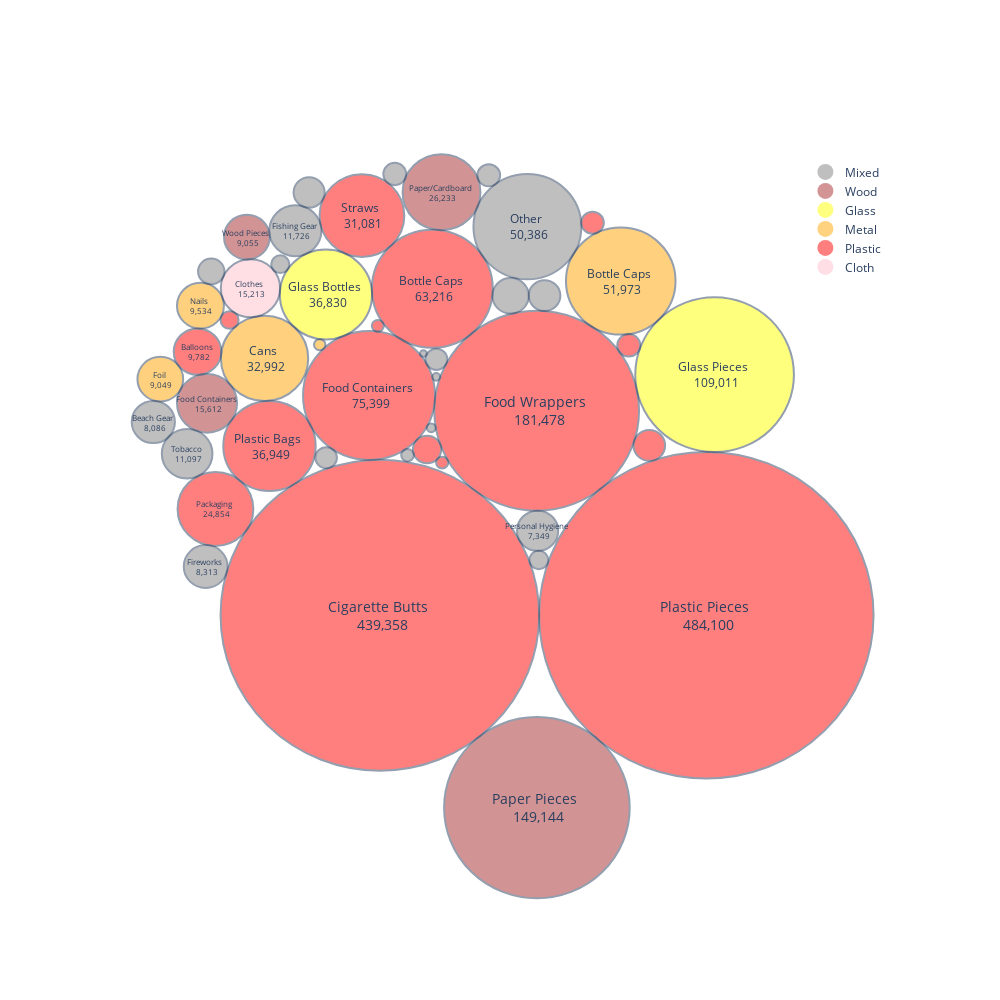

The cell this chart's notebook holds for it:
### Code cell
fig = graph_maker.circle_packing_graph(plot_colors=None)
fig.show()

### Figure 1 — Plotly figure (JSON) as saved in the notebook; plotly's stock layout.template omitted (floating-point values rounded to 4 significant figures)
{"data": [{"marker": {"color": "grey", "opacity": 0.5, "size": 20, "symbol": "circle"}, "mode": "markers", "name": "Mixed", "showlegend": true, "type": "scatter", "x": [null], "y": [null]}, {"marker": {"color": "brown", "opacity": 0.5, "size": 20, "symbol": "circle"}, "mode": "markers", "name": "Wood", "showlegend": true, "type": "scatter", "x": [null], "y": [null]}, {"marker": {"color": "yellow", "opacity": 0.5, "size": 20, "symbol": "circle"}, "mode": "markers", "name": "Glass", "showlegend": true, "type": "scatter", "x": [null], "y": [null]}, {"marker": {"color": "orange", "opacity": 0.5, "size": 20, "symbol": "circle"}, "mode": "markers", "name": "Metal", "showlegend": true, "type": "scatter", "x": [null], "y": [null]}, {"marker": {"color": "red", "opacity": 0.5, "size": 20, "symbol": "circle"}, "mode": "markers", "name": "Plastic", "showlegend": true, "type": "scatter", "x": [null], "y": [null]}, {"marker": {"color": "pink", "opacity": 0.5, "size": 20, "symbol": "circle"}, "mode": "markers", "name": "Cloth", "showlegend": true, "type": "scatter", "x": [null], "y": [null]}], "layout": {"annotations": [{"font": {"size": 14}, "hovertext": "Plastic Pieces <br> 484,100", "showarrow": false, "text": "Plastic Pieces <br> 484,100", "x": 0.5159, "y": -0.2694}, {"font": {"size": 14}, "hovertext": "Cigarette Butts <br> 439,358", "showarrow": false, "text": "Cigarette Butts <br> 439,358", "x": -0.3004, "y": -0.2694}, {"font": {"size": 14}, "hovertext": "Food Wrappers <br> 181,478", "showarrow": false, "text": "Food Wrappers <br> 181,478", "x": 0.09167, "y": 0.2543}, {"font": {"size": 14}, "hovertext": "Paper Pieces <br> 149,144", "showarrow": false, "text": "Paper Pieces <br> 149,144", "x": 0.09225, "y": -0.7624}, {"font": {"size": 12}, "hovertext": "Glass Pieces <br> 109,011", "showarrow": false, "text": "Glass Pieces <br> 109,011", "x": 0.5365, "y": 0.3466}, {"font": {"size": 12}, "hovertext": "Food Containers <br> 75,399", "showarrow": false, "text": "Food Containers <br> 75,399", "x": -0.3274, "y": 0.2931}, {"font": {"size": 12}, "hovertext": "Bottle Caps <br> 63,216", "showarrow": false, "text": "Bottle Caps <br> 63,216", "x": -0.1692, "y": 0.5667}, {"font": {"size": 12}, "hovertext": "Bottle Caps <br> 51,973", "showarrow": false, "text": "Bottle Caps <br> 51,973", "x": 0.3019, "y": 0.5862}, {"font": {"size": 12}, "hovertext": "Other <br> 50,386", "showarrow": false, "text": "Other <br> 50,386", "x": 0.06851, "y": 0.7256}, {"font": {"size": 12}, "hovertext": "Plastic Bags <br> 36,949", "showarrow": false, "text": "Plastic Bags <br> 36,949", "x": -0.5763, "y": 0.1639}, {"font": {"size": 12}, "hovertext": "Glass Bottles <br> 36,830", "showarrow": false, "text": "Glass Bottles <br> 36,830", "x": -0.4351, "y": 0.5519}, {"font": {"size": 12}, "hovertext": "Cans <br> 32,992", "showarrow": false, "text": "Cans <br> 32,992", "x": -0.5886, "y": 0.3882}, {"font": {"size": 12}, "hovertext": "Straws <br> 31,081", "showarrow": false, "text": "Straws <br> 31,081", "x": -0.3451, "y": 0.754}, {"font": {"size": 8}, "hovertext": "Paper/Cardboard <br> 26,233", "showarrow": false, "text": "Paper/Cardboard <br> 26,233", "x": -0.1462, "y": 0.814}, {"font": {"size": 8}, "hovertext": "Packaging <br> 24,854", "showarrow": false, "text": "Packaging <br> 24,854", "x": -0.7113, "y": 0.002777}, {"font": {"size": 8}, "hovertext": "Food Containers <br> 15,612", "showarrow": false, "text": "Food Containers <br> 15,612", "x": -0.7325, "y": 0.2731}, {"font": {"size": 8}, "hovertext": "Clothes <br> 15,213", "showarrow": false, "text": "Clothes <br> 15,213", "x": -0.6238, "y": 0.568}, {"font": {"size": 8}, "hovertext": "Fishing Gear <br> 11,726", "showarrow": false, "text": "Fishing Gear <br> 11,726", "x": -0.5117, "y": 0.7152}, {"font": {"size": 8}, "hovertext": "Tobacco <br> 11,097", "showarrow": false, "text": "Tobacco <br> 11,097", "x": -0.7822, "y": 0.144}, {"font": {"size": 8}, "hovertext": "Balloons <br> 9,782", "showarrow": false, "text": "Balloons <br> 9,782", "x": -0.7563, "y": 0.4055}, {"font": {"size": 8}, "hovertext": "Nails <br> 9,534", "showarrow": false, "text": "Nails <br> 9,534", "x": -0.7489, "y": 0.5233}, {"font": {"size": 8}, "hovertext": "Wood Pieces <br> 9,055", "showarrow": false, "text": "Wood Pieces <br> 9,055", "x": -0.6328, "y": 0.6989}, {"font": {"size": 8}, "hovertext": "Foil <br> 9,049", "showarrow": false, "text": "Foil <br> 9,049", "x": -0.8492, "y": 0.3352}, {"font": {"size": 8}, "hovertext": "Fireworks <br> 8,313", "showarrow": false, "text": "Fireworks <br> 8,313", "x": -0.7358, "y": -0.1447}, {"font": {"size": 8}, "hovertext": "Beach Gear <br> 8,086", "showarrow": false, "text": "Beach Gear <br> 8,086", "x": -0.8667, "y": 0.2254}, {"font": {"size": 8}, "hovertext": "Personal Hygiene <br> 7,349", "showarrow": false, "text": "Personal Hygiene <br> 7,349", "x": 0.09397, "y": -0.05315}, {"font": {"size": 8}, "hovertext": "Lighters <br> 5,726", "showarrow": false, "text": "", "x": 0.02649, "y": 0.5486}, {"font": {"size": 8}, "hovertext": "Bandaids <br> 4,319", "showarrow": false, "text": "", "x": 0.1114, "y": 0.549}, {"font": {"size": 8}, "hovertext": "Lids <br> 4,310", "showarrow": false, "text": "", "x": 0.3733, "y": 0.1653}, {"font": {"size": 8}, "hovertext": "Construction Materials <br> 4,176", "showarrow": false, "text": "", "x": -0.4772, "y": 0.8132}, {"font": {"size": 8}, "hovertext": "Utensils <br> 3,473", "showarrow": false, "text": "", "x": -0.1822, "y": 0.155}, {"font": {"size": 8}, "hovertext": "Strapping Bands <br> 3,003", "showarrow": false, "text": "", "x": -0.7219, "y": 0.6109}, {"font": {"size": 8}, "hovertext": "6-Pack Holders <br> 2,294", "showarrow": false, "text": "", "x": 0.322, "y": 0.4217}, {"font": {"size": 8}, "hovertext": "PPE <br> 2,254", "showarrow": false, "text": "", "x": -0.2631, "y": 0.8605}, {"font": {"size": 8}, "hovertext": "Batteries <br> 2,241", "showarrow": false, "text": "", "x": -0.0281, "y": 0.8572}, {"font": {"size": 8}, "hovertext": "Bottles <br> 2,216", "showarrow": false, "text": "", "x": 0.2313, "y": 0.7357}, {"font": {"size": 8}, "hovertext": "Syringes <br> 2,059", "showarrow": false, "text": "", "x": -0.1591, "y": 0.3859}, {"font": {"size": 8}, "hovertext": "Footwear <br> 2,006", "showarrow": false, "text": "", "x": -0.4346, "y": 0.134}, {"font": {"size": 8}, "hovertext": "Cigar Tips <br> 1,537", "showarrow": false, "text": "", "x": 0.09707, "y": -0.1281}, {"font": {"size": 8}, "hovertext": "Rope <br> 1,423", "showarrow": false, "text": "", "x": -0.5492, "y": 0.6295}, {"font": {"size": 8}, "hovertext": "Beverage Bottles <br> 1,413", "showarrow": false, "text": "", "x": -0.6761, "y": 0.4866}, {"font": {"size": 8}, "hovertext": "Tires <br> 684", "showarrow": false, "text": "", "x": -0.2312, "y": 0.1402}, {"font": {"size": 8}, "hovertext": "Bagged Pet Waste <br> 636", "showarrow": false, "text": "", "x": -0.1446, "y": 0.1213}, {"font": {"size": 8}, "hovertext": "Beverage Pouches <br> 625", "showarrow": false, "text": "", "x": -0.3055, "y": 0.4718}, {"font": {"size": 8}, "hovertext": "Appliances <br> 564", "showarrow": false, "text": "", "x": -0.4507, "y": 0.4233}, {"font": {"size": 8}, "hovertext": "E-Waste <br> 347", "showarrow": false, "text": "", "x": -0.1718, "y": 0.2105}, {"font": {"size": 8}, "hovertext": "Car Parts <br> 260", "showarrow": false, "text": "", "x": -0.1594, "y": 0.3409}, {"font": {"size": 8}, "hovertext": "Bikes <br> 199", "showarrow": false, "text": "", "x": -0.1915, "y": 0.4009}], "autosize": false, "height": 1000, "legend": {"x": 0.96, "xanchor": "right", "y": 0.93, "yanchor": "top"}, "plot_bgcolor": "rgba(0, 0, 0, 0)", "shapes": [{"fillcolor": "red", "line": {"width": 2}, "opacity": 0.5, "type": "circle", "x0": 0.09787, "x1": 0.9339, "xref": "x", "y0": -0.6874, "y1": 0.1486, "yref": "y"}, {"fillcolor": "red", "line": {"width": 2}, "opacity": 0.5, "type": "circle", "x0": -0.6986, "x1": 0.09787, "xref": "x", "y0": -0.6676, "y1": 0.1288, "yref": "y"}, {"fillcolor": "red", "line": {"width": 2}, "opacity": 0.5, "type": "circle", "x0": -0.1643, "x1": 0.3476, "xref": "x", "y0": -0.00165, "y1": 0.5102, "yref": "y"}, {"fillcolor": "brown", "line": {"width": 2}, "opacity": 0.5, "type": "circle", "x0": -0.1398, "x1": 0.3243, "xref": "x", "y0": -0.9944, "y1": -0.5304, "yref": "y"}, {"fillcolor": "yellow", "line": {"width": 2}, "opacity": 0.5, "type": "circle", "x0": 0.3381, "x1": 0.7348, "xref": "x", "y0": 0.1483, "y1": 0.545, "yref": "y"}, {"fillcolor": "red", "line": {"width": 2}, "opacity": 0.5, "type": "circle", "x0": -0.4924, "x1": -0.1625, "xref": "x", "y0": 0.1282, "y1": 0.4581, "yref": "y"}, {"fillcolor": "red", "line": {"width": 2}, "opacity": 0.5, "type": "circle", "x0": -0.3202, "x1": -0.01813, "xref": "x", "y0": 0.4156, "y1": 0.7177, "yref": "y"}, {"fillcolor": "orange", "line": {"width": 2}, "opacity": 0.5, "type": "circle", "x0": 0.1649, "x1": 0.4388, "xref": "x", "y0": 0.4493, "y1": 0.7232, "yref": "y"}, {"fillcolor": "grey", "line": {"width": 2}, "opacity": 0.5, "type": "circle", "x0": -0.06635, "x1": 0.2034, "xref": "x", "y0": 0.5907, "y1": 0.8604, "yref": "y"}, {"fillcolor": "red", "line": {"width": 2}, "opacity": 0.5, "type": "circle", "x0": -0.6918, "x1": -0.4608, "xref": "x", "y0": 0.0484, "y1": 0.2794, "yref": "y"}, {"fillcolor": "yellow", "line": {"width": 2}, "opacity": 0.5, "type": "circle", "x0": -0.5504, "x1": -0.3198, "xref": "x", "y0": 0.4366, "y1": 0.6672, "yref": "y"}, {"fillcolor": "orange", "line": {"width": 2}, "opacity": 0.5, "type": "circle", "x0": -0.6977, "x1": -0.4795, "xref": "x", "y0": 0.279, "y1": 0.4973, "yref": "y"}, {"fillcolor": "red", "line": {"width": 2}, "opacity": 0.5, "type": "circle", "x0": -0.451, "x1": -0.2392, "xref": "x", "y0": 0.6481, "y1": 0.8599, "yref": "y"}, {"fillcolor": "brown", "line": {"width": 2}, "opacity": 0.5, "type": "circle", "x0": -0.2435, "x1": -0.04887, "xref": "x", "y0": 0.7167, "y1": 0.9113, "yref": "y"}, {"fillcolor": "red", "line": {"width": 2}, "opacity": 0.5, "type": "circle", "x0": -0.8061, "x1": -0.6166, "xref": "x", "y0": -0.09194, "y1": 0.09749, "yref": "y"}, {"fillcolor": "brown", "line": {"width": 2}, "opacity": 0.5, "type": "circle", "x0": -0.8075, "x1": -0.6574, "xref": "x", "y0": 0.1981, "y1": 0.3482, "yref": "y"}, {"fillcolor": "pink", "line": {"width": 2}, "opacity": 0.5, "type": "circle", "x0": -0.6979, "x1": -0.5497, "xref": "x", "y0": 0.4939, "y1": 0.6421, "yref": "y"}, {"fillcolor": "grey", "line": {"width": 2}, "opacity": 0.5, "type": "circle", "x0": -0.5767, "x1": -0.4466, "xref": "x", "y0": 0.6502, "y1": 0.7803, "yref": "y"}, {"fillcolor": "grey", "line": {"width": 2}, "opacity": 0.5, "type": "circle", "x0": -0.8455, "x1": -0.7189, "xref": "x", "y0": 0.08072, "y1": 0.2073, "yref": "y"}, {"fillcolor": "red", "line": {"width": 2}, "opacity": 0.5, "type": "circle", "x0": -0.8157, "x1": -0.6968, "xref": "x", "y0": 0.3461, "y1": 0.4649, "yref": "y"}, {"fillcolor": "orange", "line": {"width": 2}, "opacity": 0.5, "type": "circle", "x0": -0.8075, "x1": -0.6902, "xref": "x", "y0": 0.4647, "y1": 0.582, "yref": "y"}, {"fillcolor": "brown", "line": {"width": 2}, "opacity": 0.5, "type": "circle", "x0": -0.69, "x1": -0.5756, "xref": "x", "y0": 0.6418, "y1": 0.7561, "yref": "y"}, {"fillcolor": "orange", "line": {"width": 2}, "opacity": 0.5, "type": "circle", "x0": -0.9064, "x1": -0.7921, "xref": "x", "y0": 0.278, "y1": 0.3923, "yref": "y"}, {"fillcolor": "grey", "line": {"width": 2}, "opacity": 0.5, "type": "circle", "x0": -0.7906, "x1": -0.6811, "xref": "x", "y0": -0.1995, "y1": -0.08991, "yref": "y"}, {"fillcolor": "grey", "line": {"width": 2}, "opacity": 0.5, "type": "circle", "x0": -0.9207, "x1": -0.8127, "xref": "x", "y0": 0.1713, "y1": 0.2794, "yref": "y"}, {"fillcolor": "grey", "line": {"width": 2}, "opacity": 0.5, "type": "circle", "x0": 0.04247, "x1": 0.1455, "xref": "x", "y0": -0.1047, "y1": -0.001641, "yref": "y"}, {"fillcolor": "grey", "line": {"width": 2}, "opacity": 0.5, "type": "circle", "x0": -0.01897, "x1": 0.07195, "xref": "x", "y0": 0.5031, "y1": 0.594, "yref": "y"}, {"fillcolor": "grey", "line": {"width": 2}, "opacity": 0.5, "type": "circle", "x0": 0.07195, "x1": 0.1509, "xref": "x", "y0": 0.5096, "y1": 0.5885, "yref": "y"}, {"fillcolor": "red", "line": {"width": 2}, "opacity": 0.5, "type": "circle", "x0": 0.3339, "x1": 0.4128, "xref": "x", "y0": 0.1258, "y1": 0.2047, "yref": "y"}, {"fillcolor": "grey", "line": {"width": 2}, "opacity": 0.5, "type": "circle", "x0": -0.516, "x1": -0.4384, "xref": "x", "y0": 0.7744, "y1": 0.852, "yref": "y"}, {"fillcolor": "red", "line": {"width": 2}, "opacity": 0.5, "type": "circle", "x0": -0.2177, "x1": -0.1468, "xref": "x", "y0": 0.1196, "y1": 0.1905, "yref": "y"}, {"fillcolor": "grey", "line": {"width": 2}, "opacity": 0.5, "type": "circle", "x0": -0.7548, "x1": -0.689, "xref": "x", "y0": 0.5779, "y1": 0.6438, "yref": "y"}, {"fillcolor": "red", "line": {"width": 2}, "opacity": 0.5, "type": "circle", "x0": 0.2932, "x1": 0.3507, "xref": "x", "y0": 0.3929, "y1": 0.4505, "yref": "y"}, {"fillcolor": "grey", "line": {"width": 2}, "opacity": 0.5, "type": "circle", "x0": -0.2916, "x1": -0.2346, "xref": "x", "y0": 0.832, "y1": 0.889, "yref": "y"}, {"fillcolor": "grey", "line": {"width": 2}, "opacity": 0.5, "type": "circle", "x0": -0.05654, "x1": 0.0003389, "xref": "x", "y0": 0.8288, "y1": 0.8857, "yref": "y"}, {"fillcolor": "red", "line": {"width": 2}, "opacity": 0.5, "type": "circle", "x0": 0.2031, "x1": 0.2596, "xref": "x", "y0": 0.7074, "y1": 0.7639, "yref": "y"}, {"fillcolor": "grey", "line": {"width": 2}, "opacity": 0.5, "type": "circle", "x0": -0.1863, "x1": -0.1318, "xref": "x", "y0": 0.3587, "y1": 0.4132, "yref": "y"}, {"fillcolor": "grey", "line": {"width": 2}, "opacity": 0.5, "type": "circle", "x0": -0.4615, "x1": -0.4077, "xref": "x", "y0": 0.1071, "y1": 0.1609, "yref": "y"}, {"fillcolor": "grey", "line": {"width": 2}, "opacity": 0.5, "type": "circle", "x0": 0.07352, "x1": 0.1206, "xref": "x", "y0": -0.1517, "y1": -0.1046, "yref": "y"}, {"fillcolor": "grey", "line": {"width": 2}, "opacity": 0.5, "type": "circle", "x0": -0.5718, "x1": -0.5265, "xref": "x", "y0": 0.6069, "y1": 0.6522, "yref": "y"}, {"fillcolor": "red", "line": {"width": 2}, "opacity": 0.5, "type": "circle", "x0": -0.6987, "x1": -0.6535, "xref": "x", "y0": 0.464, "y1": 0.5092, "yref": "y"}, {"fillcolor": "grey", "line": {"width": 2}, "opacity": 0.5, "type": "circle", "x0": -0.2469, "x1": -0.2155, "xref": "x", "y0": 0.1245, "y1": 0.156, "yref": "y"}, {"fillcolor": "red", "line": {"width": 2}, "opacity": 0.5, "type": "circle", "x0": -0.1597, "x1": -0.1294, "xref": "x", "y0": 0.1062, "y1": 0.1365, "yref": "y"}, {"fillcolor": "red", "line": {"width": 2}, "opacity": 0.5, "type": "circle", "x0": -0.3205, "x1": -0.2905, "xref": "x", "y0": 0.4568, "y1": 0.4868, "yref": "y"}, {"fillcolor": "orange", "line": {"width": 2}, "opacity": 0.5, "type": "circle", "x0": -0.465, "x1": -0.4364, "xref": "x", "y0": 0.409, "y1": 0.4375, "yref": "y"}, {"fillcolor": "grey", "line": {"width": 2}, "opacity": 0.5, "type": "circle", "x0": -0.183, "x1": -0.1607, "xref": "x", "y0": 0.1993, "y1": 0.2217, "yref": "y"}, {"fillcolor": "grey", "line": {"width": 2}, "opacity": 0.5, "type": "circle", "x0": -0.1691, "x1": -0.1497, "xref": "x", "y0": 0.3312, "y1": 0.3506, "yref": "y"}, {"fillcolor": "grey", "line": {"width": 2}, "opacity": 0.5, "type": "circle", "x0": -0.2, "x1": -0.183, "xref": "x", "y0": 0.3924, "y1": 0.4094, "yref": "y"}], "width": 1000, "xaxis": {"range": [-1.05, 1.05], "showgrid": false, "showticklabels": false, "zeroline": false}, "yaxis": {"range": [-1.05, 1.05], "showgrid": false, "showticklabels": false, "zeroline": false}}}
